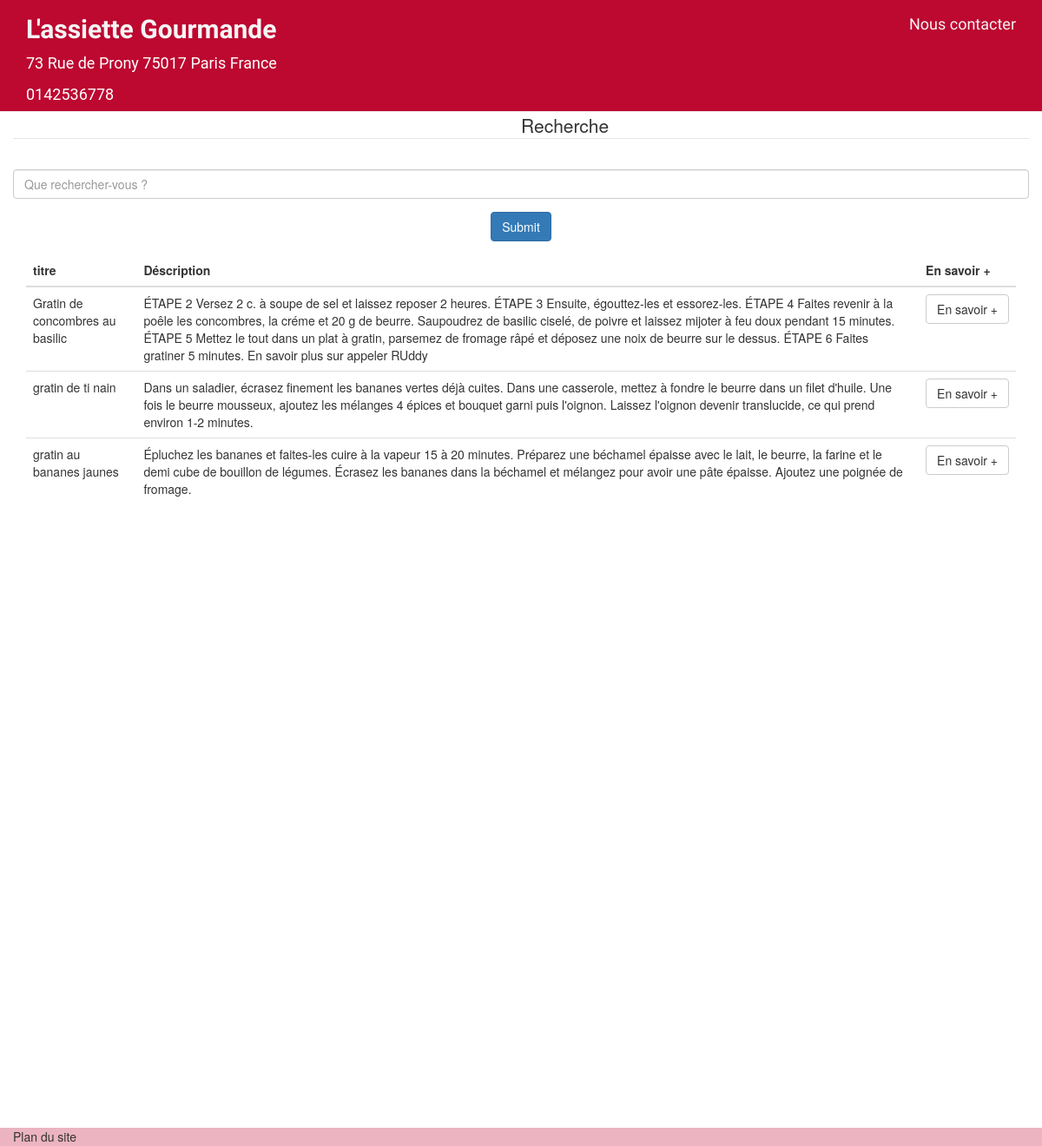
Screenshot of /search.php with the database file from the repository.
### tables this page shows
CREATE TABLE `site_info` (
  `inf_id` int(11) NOT NULL,
  `inf_address` varchar(255) NOT NULL,
  `inf_picture` varchar(255) NOT NULL,
  `inf_content` text NOT NULL,
  `inf_name` varchar(255) NOT NULL,
  `inf_phone` varchar(10) NOT NULL
);

CREATE TABLE `recipe` (
  `rcp_id` int(11) NOT NULL,
  `rcp_title` varchar(255) NOT NULL,
  `rcp_usr_id` int(11) NOT NULL,
  `rcp_content` text NOT NULL,
  `rcp_picture` varchar(255) NOT NULL
);

### search.php (the view, shortened to what this page needs)
<?php
require_once 'inc/connect.php';
$site_info = $bdd->prepare('SELECT * FROM site_info ORDER BY inf_id DESC LIMIT 3');
if($site_info->execute()){
	$info = $site_info->fetch(PDO::FETCH_ASSOC);
}
else{
	die(var_dump($site_info->errorInfo()));
}
if(isset($_GET['search']) && !empty($_GET['search'])){
	$search = strval($_GET['search']);
	$select = $bdd->prepare('SELECT rcp_title, rcp_content, rcp_id FROM recipe WHERE rcp_title LIKE :search OR rcp_content LIKE :search');
	$select->bindValue(':search', '%'.$search.'%');
	if($select->execute()){
		$resSearch = $select->fetchAll(PDO::FETCH_ASSOC);
		if(count($resSearch) == 0){
			$error = 'Désolé aucune recette trouver !';
		}
	}else{
		die(var_dump($select->errorInfo()));
	}
}else{
	$select = $bdd->prepare('SELECT * FROM recipe');
	if($select->execute()){
		$allRecipe = $select->fetchAll(PDO::FETCH_ASSOC);
	}
}
?><!DOCTYPE html>
<html lang="fr">
<head>
	<?php require_once 'inc/head.php'; ?>
</head>
<body>
	<?php require_once 'inc/navFront.php'; ?>
	<div class="container">
		<form  method="GET" class="form-horizontal" role="form">
				<div class="form-group">
					<legend>Recherche</legend>
				</div>
				<div class="form-group">
					<input type="text" name="search" id="Search" class="form-control" placeholder="Que rechercher-vous ?">
				</div>
				<div class="form-group">
					<div class="col-xs-12 text-center">
						<button type="submit" class="btn btn-primary">Submit</button>
					</div>
				</div>
		</form>
		<?php if(!isset($error)): ?>
				<table class="table table-hover">
					<thead>
						<tr>
							<th>titre</th>
							<th>Déscription</th>
							<th>En savoir +</th>
						</tr>
					</thead>
					<tbody>
			<?php if(isset($allRecipe)):
					foreach ($allRecipe as $key): ?>
						<tr>
							<td><?= $key['rcp_title'] ?></td>
							<td><?= $key['rcp_content'] ?></td>
							<td><a href="view_recipe.php?id=<?= $key['rcp_id'] ?>" class="btn btn-default">En savoir +</a></td>
						</tr>
					<?php endforeach; ?>
					</tbody>
				</table>
			<?php endif; ?>
		<?php else: ?>
			<div class="alert alert-warning alert-dismissible text-center" role="alert">
				<h3><?=$error?></h3>
			</div>
		<?php endif; ?>
	</div>
	<?php require_once 'inc/footer.php'; ?>
</body>
</html>

### inc/navFront.php
<header class="page-header index-header">
	<div class="col-xs-6">
		<h2 class="name">
		<strong><a href="./about.php" class="front"><?php echo $info['inf_name']; ?></a></strong>
		</h2>
		<p class="address">
			<?php echo $info['inf_address']; ?>
		</p>
		<p class="address">
			<?php echo $info['inf_phone']; ?>
		</p>
	</div>
	<div class="col-xs-6">
		<div class="text-right address">
			<a href="contact.php" class="front">Nous contacter</a>
		</div>
	</div>
</header>

### assets/css/style.css (style rules this page uses)
.index-header { background: rgba(189,8,48,1); margin-top: 0px; margin-bottom: 0px; height:129px; padding: 15px; }
.name { margin-top: 0px; }
a.front { font-family: "Kaushan Script", cursive; color: whitesmoke; }
.address { font-family: 'Roboto',sans-serif; font-size: 18px; color: white; }

### rows the page displays
site_info: inf_name "L'assiette Gourmande", inf_address "73 Rue de Prony 75017 Paris France", inf_phone "0142536778"
recipe: rcp_title "Gratin de concombres au basilic", rcp_content "ÉTAPE 2 Versez 2 c. à soupe de sel et laissez reposer 2 heures. ÉTAPE 3 Ensuite, égouttez-les et essorez-les. ÉTAPE 4 Faites revenir à la poêle les concombres, la créme et 20 g de beurre. Saupoudrez de basilic ciselé, de poivre et laissez mijoter à feu doux pendant 15 minutes. ÉTAPE 5 Mettez le tout dans un plat à gratin, parsemez de fromage râpé et déposez une noix de beurre sur le dessus. ÉTAPE 6 Faites gratiner 5 minutes. En savoir plus sur appeler RUddy"
recipe: rcp_title "gratin de ti nain", rcp_content "Dans un saladier, écrasez finement les bananes vertes déjà cuites. Dans une casserole, mettez à fondre le beurre dans un filet d'huile. Une fois le beurre mousseux, ajoutez les mélanges 4 épices et bouquet garni puis l'oignon. Laissez l'oignon devenir translucide, ce qui prend environ 1-2 minutes."
recipe: rcp_title "gratin au bananes jaunes", rcp_content "Épluchez les bananes et faites-les cuire à la vapeur 15 à 20 minutes. Préparez une béchamel épaisse avec le lait, le beurre, la farine et le demi cube de bouillon de légumes. Écrasez les bananes dans la béchamel et mélangez pour avoir une pâte épaisse. Ajoutez une poignée de fromage."
